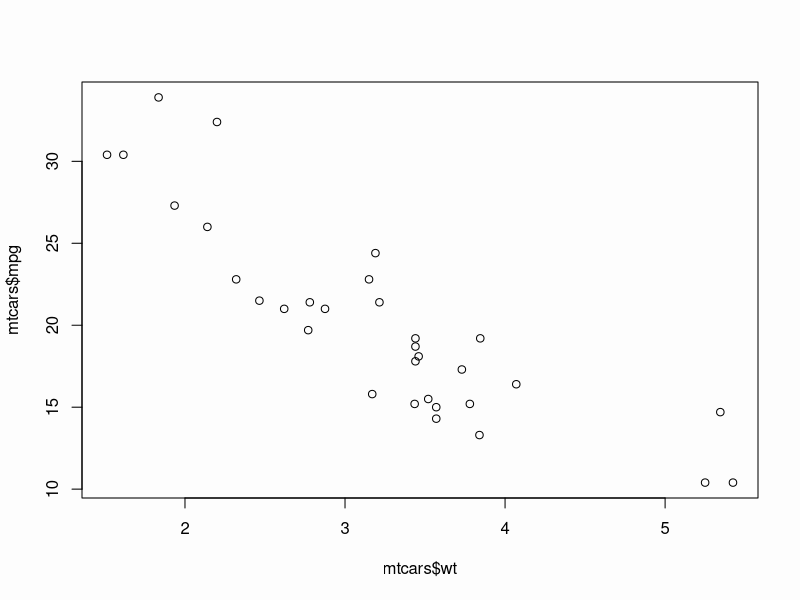
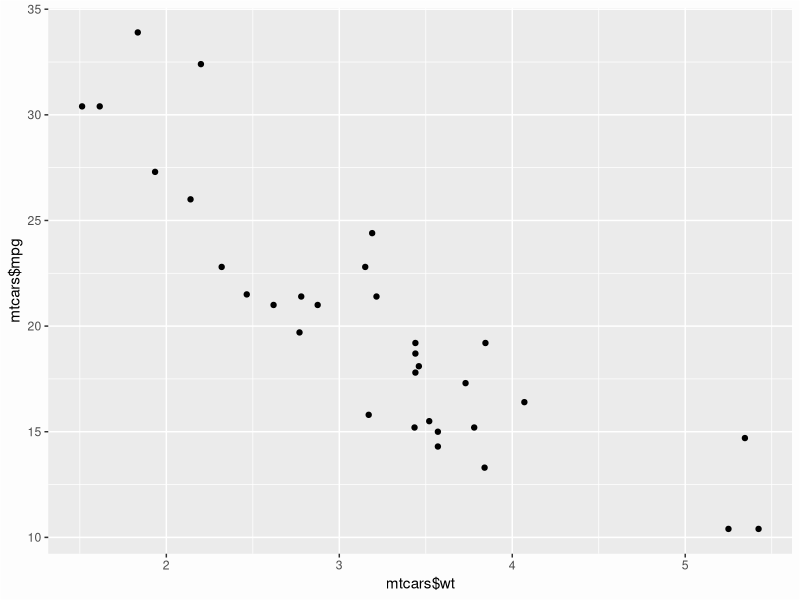
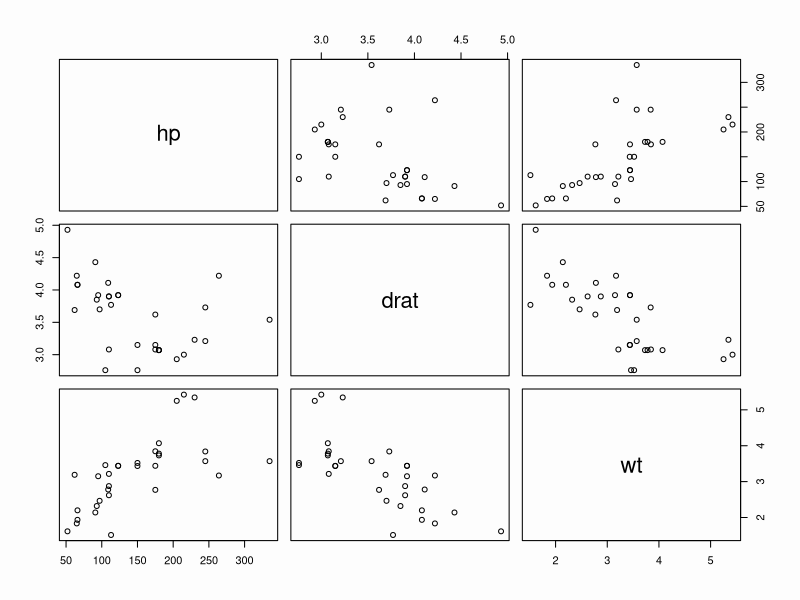
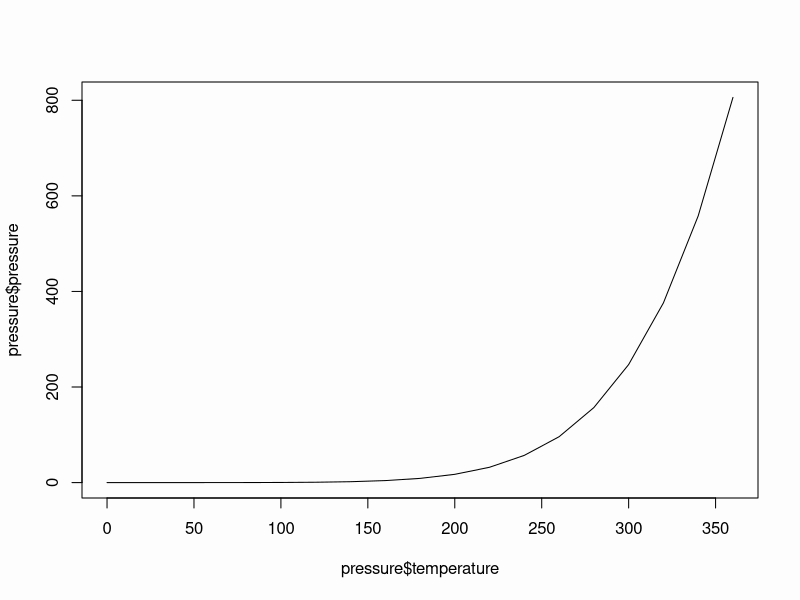
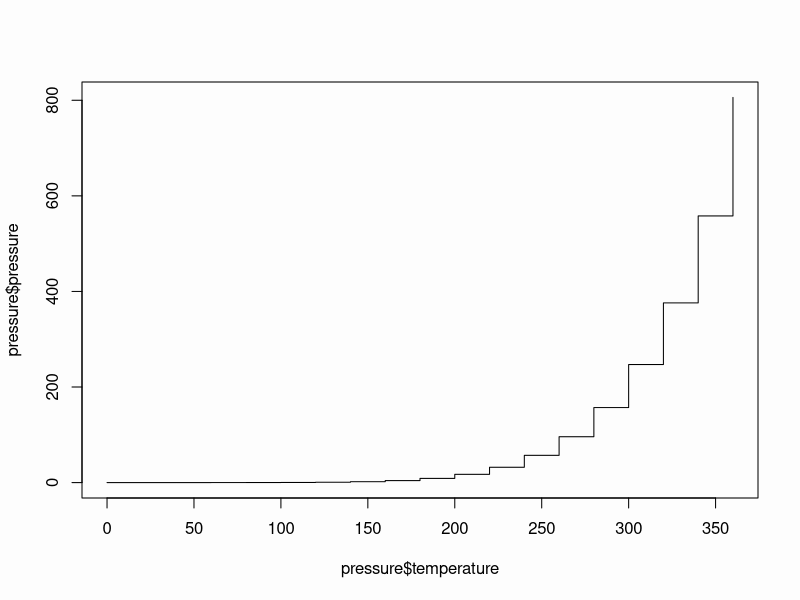
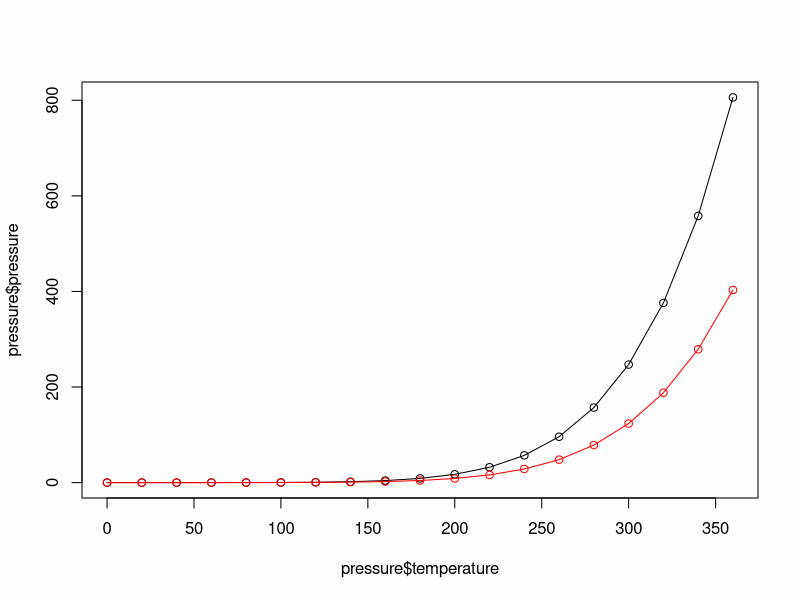
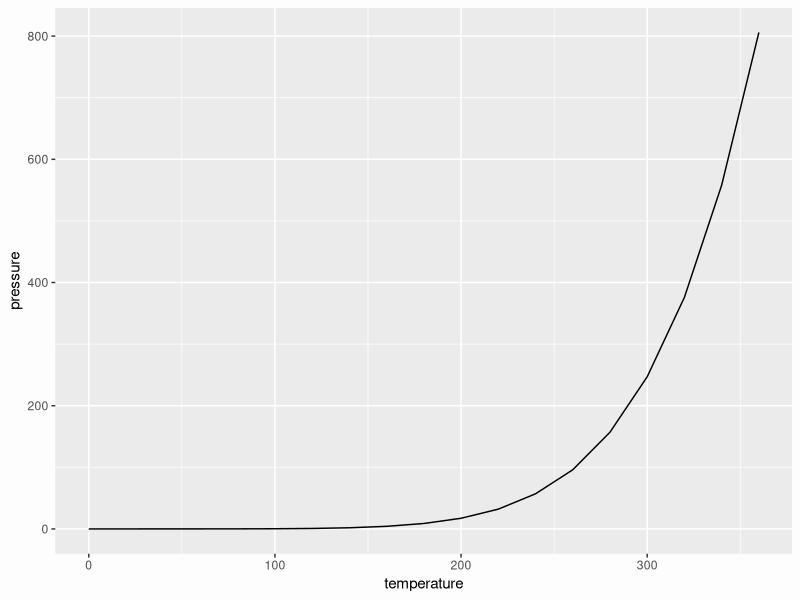
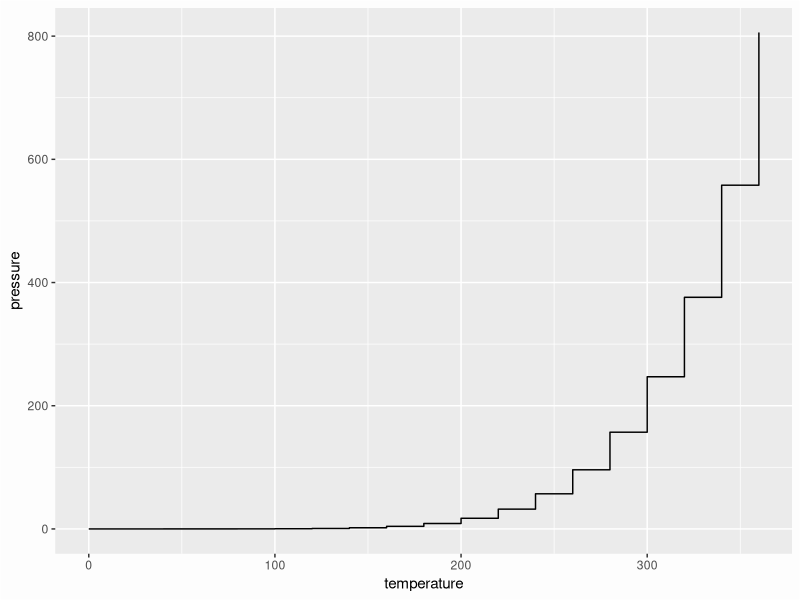

Recreate these plots in R, in order.
## ---- chunk 1
library(ggplot2)
theme_update(plot.background = element_rect(fill = "#fdfdfd"))
## ---- chunk 2
# base R
par(bg = "#fdfdfd")
plot(x = mtcars$wt, y = mtcars$mpg)
## ---- chunk 3
library(ggplot2)
qplot(x = mtcars$wt, y = mtcars$mpg)
## ---- chunk 4
# passing multiple variables to plot
par(bg = "#fdfdfd")
plot(mtcars[, 4:6])
## ---- chunk 5
par(bg = "#fdfdfd")
plot(x = pressure$temperature, y = pressure$pressure, type = "l")
## ---- chunk 6
par(bg = "#fdfdfd")
plot(x = pressure$temperature, y = pressure$pressure, type = "s")
## ---- chunk 7
par(bg = "#fdfdfd")
# base graphic
plot(x = pressure$temperature, y = pressure$pressure, type = "l")

# add points
points(x = pressure$temperature, y = pressure$pressure)

# add second line in red color
lines(x = pressure$temperature, y = pressure$pressure/2, col = "red")

# add points to second line
points(x = pressure$temperature, y = pressure$pressure/2, col = "red")
## ---- chunk 8
# using qplot for a line chart
qplot(temperature, pressure, data = pressure, geom = "line")

# using qplot for a stepped line chart
qplot(temperature, pressure, data = pressure, geom = "step")

# using qplot for a line chart with points
qplot(temperature, pressure, data = pressure, geom = c("line", "point"))
## ---- chunk 9
par(bg = "#fdfdfd")
barplot(height = BOD$demand, names.arg = BOD$Time)
## ---- chunk 10
# plot the count of 4, 6 & 8 cylinder cars in the dataset
par(bg = "#fdfdfd")
barplot(table(mtcars$cyl))
## ---- chunk 11
# x defaults to a continuous variable
qplot(mtcars$cyl, geom = "bar")
## ---- chunk 12
# use factor(x) to make it discrete
qplot(factor(mtcars$cyl), geom = "bar")
## ---- chunk 13
# default bins
par(bg = "#fdfdfd")
hist(mtcars$mpg)
## ---- chunk 14
# adjust binning
par(bg = "#fdfdfd")
hist(mtcars$mpg, breaks = 10)
## ---- chunk 15
qplot(mtcars$mpg, binwidth = 3, color = I("white"))
## ---- chunk 16
# if x is not a factor it will produce a scatter plot
par(bg = "#fdfdfd")
plot(mtcars$cyl, mtcars$mpg)
## ---- chunk 17
# if x is a factor it will produce a box plot
par(bg = "#fdfdfd")
plot(factor(mtcars$cyl), mtcars$mpg)
## ---- chunk 18
# boxplot of mpg
par(bg = "#fdfdfd")
boxplot(mtcars$mpg)
## ---- chunk 19
# boxplot of mpg by cyl
par(bg = "#fdfdfd")
boxplot(mpg ~ cyl, data = mtcars)
## ---- chunk 20
# boxplot of mpg based on interaction of two variables
par(bg = "#fdfdfd")
boxplot(mpg ~ cyl + am, data = mtcars)
## ---- chunk 21
qplot(x = factor(cyl), y = mpg, data = mtcars, geom = "boxplot")
## ---- chunk 22
stem(faithful$eruptions)
